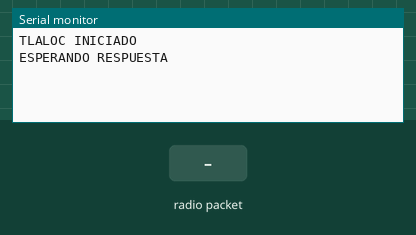
Bench run of a sketch on a simulated Arduino Uno, built with avr-gcc and run on an emulated ATmega328P. Parts: the last lines printed to the serial monitor. The inputs (shaded band) are chosen by the test bench. No radio packets arrive unless stated.

Above: at 1.2 s.
1.3 s: radio packet "1" arrives
At 2.2 s:
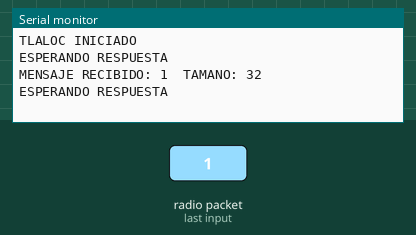
2.8 s: radio packet "0" arrives
At 3.3 s:
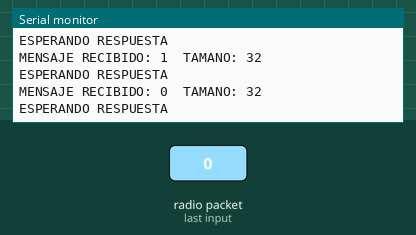
4.3 s: radio packet "2" arrives
At 5.7 s:
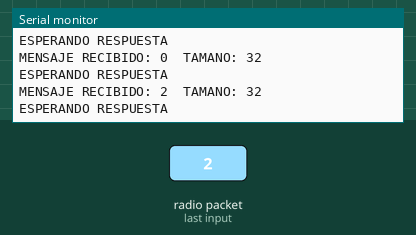

Measured:
- after the input at 1.3 s, the serial monitor: prints a new line at once (image 1)
- after the input at 2.8 s, the serial monitor: prints a new line at once (image 2)
- after the input at 4.3 s, the serial monitor: prints a new line at once (image 3)

The sketch:

Tlaloc.ino
```cpp
#include <nRF24L01.h>
#include <RF24.h>
#include <RF24_config.h>
#include <SPI.h>

const String PROTOCOL_VERSION = "1";
const String DEVICE_TYPE = "1"; // LLave de agua
const String ACTION_WRITE = "POST";
const String ACTION_READ = "GET";
const String MESSAGE_DIVIDER = "|";
const byte CONTROLLER_ID[6] = "00000";
const byte DEVICE_ID[6] = "11111";

const int pinCE = 9;
const int pinCSN = 10;
RF24 radio(pinCE, pinCSN);

int counter = 1;
int limit = 10000;
boolean open = false;

void setup(void) {
    Serial.begin(9600);
    radio.begin();
    radio.openWritingPipe(CONTROLLER_ID);
    radio.openReadingPipe(2, DEVICE_ID);

    Serial.println(F("TLALOC INICIADO"));
}

void loop() {
    //getAPIState();
    readResponse();
    //delay(5000);
}

void getAPIState() {
    // Parse the device id into a String
    String device = String((char*) DEVICE_ID);

    // Message composition
    // "|" + PROTOCOL VERSION + "|" + DEVICE TYPE + "|" + DEVICE ID + "|" + ACTION + "|"
    String mensaje = MESSAGE_DIVIDER +
        PROTOCOL_VERSION + MESSAGE_DIVIDER +
        DEVICE_TYPE + MESSAGE_DIVIDER +
        device + MESSAGE_DIVIDER +
        ACTION_READ + MESSAGE_DIVIDER;

    char mensajeArray[(mensaje.length() + 1)];
    mensaje.toCharArray(mensajeArray, (mensaje.length() + 1));

    Serial.print(F("ENVIANDO: "));
    Serial.print(mensajeArray);
    Serial.print(F("  LONGITUD: "));
    Serial.println(strlen(mensajeArray));

    if (radio.write(mensajeArray, strlen(mensajeArray))) {
        Serial.println(F("MENSAJE ENVIADO CORRECTAMENTE"));
        // Read reasponse from controller
        readResponse();
    } else {
        Serial.println(F("* * ERROR ENVIANDO EL MENSAJE, SIN CONFIRMACION DE RECEPCION"));
        readResponse();
    }
}

void readResponse() {
    radio.openReadingPipe(1, DEVICE_ID);
    Serial.println(F("ESPERANDO RESPUESTA"));
    radio.startListening();
    uint32_t timer = millis() + 10000;
    int counter = 0;
    while(timer > millis()) {
        if (radio.available()) {
            int size = radio.getPayloadSize();

            char data[size];
            radio.read(data, size);
            radio.writeAckPayload (DEVICE_ID, "OK", 2);

            Serial.print(F("MENSAJE RECIBIDO: "));
            Serial.print(data);
            Serial.print(F("  TAMANO: "));
            Serial.println(size);

            radio.stopListening ();
            return;
        } /*else {
            if (radio.available()) {
                Serial.println("There are bites to read");
            } else {
                Serial.println("No bites to read");
            }*//*
            if (counter > 110) {
                Serial.println(F("."));
                counter = 0;
            } else {
                Serial.print(F("."));
                counter ++;
            }
        }*/
    }
    Serial.println("");
    Serial.println(F("* * ERROR: SIN RESPUESTA"));
    radio.stopListening ();
    radio.openWritingPipe(CONTROLLER_ID);
}

/*
void readSerial() {
    if (Serial.available() > 0) {
        String message = Serial.readString();

        if (findText(F("OPEN"), message)) {
            Serial.println(F("STORING OPEN STATE"));
            open = true;
        }
    }
}
*/
/*
void writeToDevice() {
    radio.stopListening ();

    String param = "OPEN";
    char paramArray[(param.length() + 1)];
    param.toCharArray(paramArray, (param.length() + 1));

    Serial.print(F("SENDING: "));
    Serial.print(paramArray);
    Serial.print(F("  LENGTH: "));
    Serial.println(param.length());

    radio.write(paramArray, param.length());

    radio.startListening();
}


// ************************************************* EMISOR
void readDevices() {
    if (radio.available()) {
        int size = radio.getPayloadSize();

        char data[size];
        radio.read(data, size);
        radio.writeAckPayload (TLALOC, "OK", 2);

        Serial.print(F("RECEIVING: "));
        Serial.print(data);
        Serial.print(F("  SIZE: "));
        Serial.println(size);

        if (open) {
            Serial.println(F("WRITTING OPEN STATE TO DEVICE"));
            open = false;
            //writeToDevice();
        }
    }
}
*/

int findText(String subStr, String str) {
  int foundpos = -1;

  if (str.length() < 1 || subStr.length() < 1 || str.length() < subStr.length()) {
    return false;
  }

  int index = str.indexOf(subStr.charAt(0));

  if (index < 0) {
    return false;
  }

  for (int i = index; i <= str.length() - subStr.length(); i++) {
    if (str.substring(i,subStr.length()+i) == subStr) {
      foundpos = i;
    }
  }

  return foundpos >= 0;
}
```
